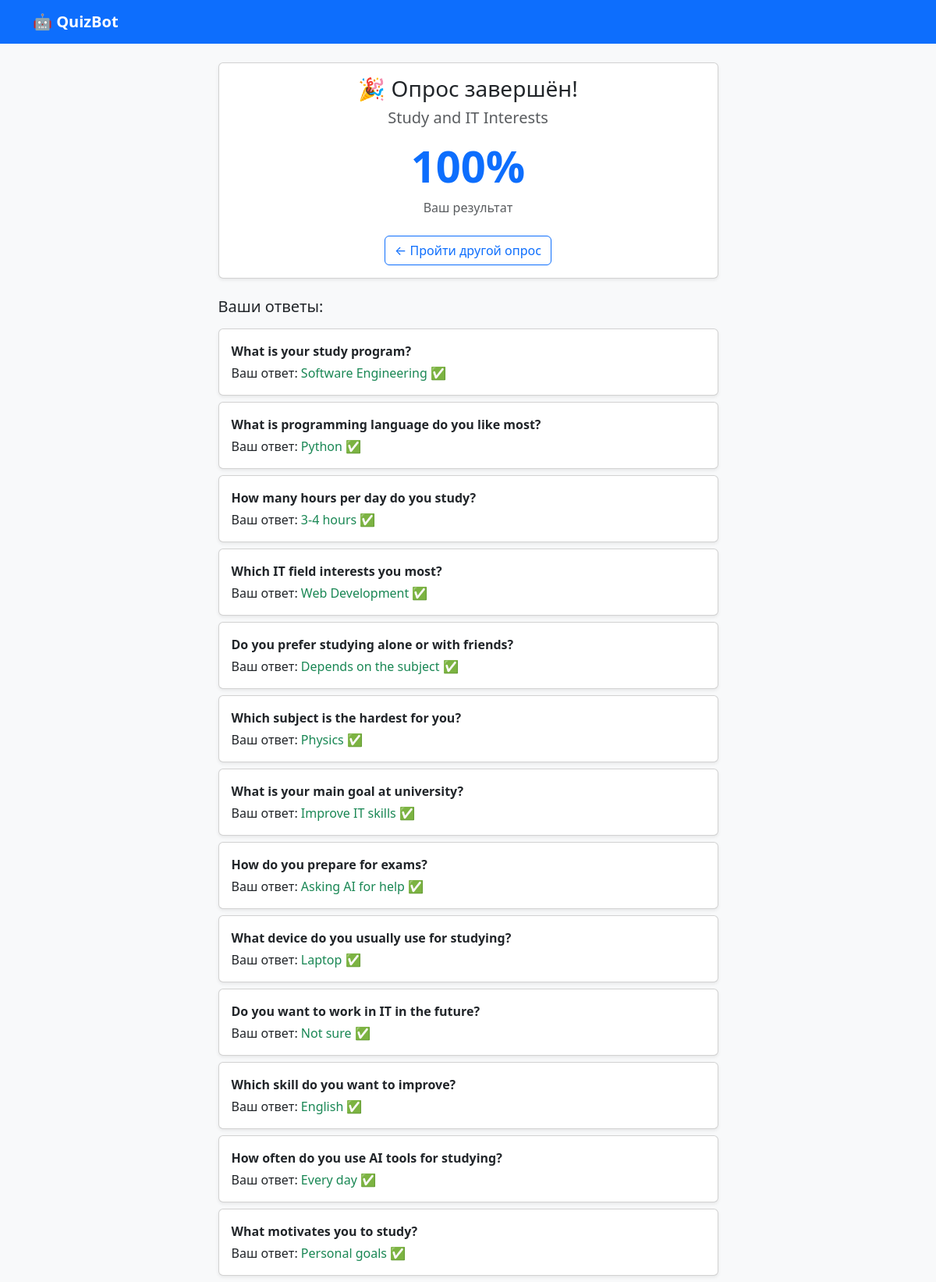
/results/3/, run on the app's committed database.
### surveys/models.py (models this page shows, shortened)
class UserSession(models.Model):
    quiz = models.ForeignKey(Quiz, on_delete=models.CASCADE)
    started_at = models.DateTimeField(auto_now_add=True)
    finished_at = models.DateTimeField(null=True, blank=True)
    score = models.IntegerField(default=0)

class Quiz(models.Model):
    title = models.CharField(max_length=200)
    description = models.TextField(blank=True)
    created_at = models.DateTimeField(auto_now_add=True)
    is_active = models.BooleanField(default=True)

class UserResponse(models.Model):
    session = models.ForeignKey(UserSession, on_delete=models.CASCADE,
                                 related_name='responses')
    question = models.ForeignKey(Question, on_delete=models.CASCADE)
    selected_answer = models.ForeignKey(Answer, on_delete=models.CASCADE,
                                         null=True, blank=True)

class Question(models.Model):
    quiz = models.ForeignKey(Quiz, on_delete=models.CASCADE,
                             related_name='questions')
    text = models.TextField()
    order = models.PositiveIntegerField(default=0)
    class Meta:
        ordering = ['order']

class Answer(models.Model):
    question = models.ForeignKey(Question, on_delete=models.CASCADE,
                                  related_name='answers')
    text = models.CharField(max_length=300)
    is_correct = models.BooleanField(default=False)

### surveys/views.py (the view)
# urls.py: path('results/<int:session_id>/', views.quiz_results, name='quiz_results'),
def quiz_results(request, session_id):
    session = get_object_or_404(UserSession, id=session_id)
    responses = session.responses.select_related('question',
                                                   'selected_answer')
    return render(request, 'surveys/results.html', {
        'session': session,
        'responses': responses,
    })

### surveys/templates/surveys/results.html (shortened to what this page needs)
{% extends 'surveys/base.html' %}
{% block content %}
<div class="row justify-content-center">
    <div class="col-md-7">
        <div class="card shadow-sm mb-4">
            <div class="card-body text-center">
                <h3>🎉 Опрос завершён!</h3>
                <h5 class="text-muted">{{ session.quiz.title }}</h5>
                <div class="display-4 fw-bold text-primary mt-3">
                    {{ session.score }}%
                </div>
                <p class="text-muted mt-2">Ваш результат</p>
                <a href="{% url 'home' %}" class="btn btn-outline-primary mt-2">
                    ← Пройти другой опрос
                </a>
            </div>
        </div>
        <h5 class="mb-3">Ваши ответы:</h5>
        {% for response in responses %}
        <div class="card mb-2 shadow-sm">
            <div class="card-body">
                <p class="fw-bold mb-1">{{ response.question.text }}</p>
                {% if response.selected_answer %}
                    <p class="mb-0">
                        Ваш ответ:
                        <span class="{% if response.selected_answer.is_correct %}text-success{% else %}text-danger{% endif %}">
                            {{ response.selected_answer.text }}
                            {% if response.selected_answer.is_correct %}✅{% else %}❌{% endif %}
                        </span>
                    </p>
                {% endif %}
            </div>
        </div>
        {% endfor %}
    </div>
</div>
{% endblock %}

### data on the page
UserSession: quiz "Study and IT Interests", score "100"
UserResponse: question.text "What is your study program?", selected_answer.text "Software Engineering"
UserResponse: question.text "What is programming language do you like most?", selected_answer.text "Python"
UserResponse: question.text "How many hours per day do you study?", selected_answer.text "3-4 hours"
UserResponse: question.text "Which IT field interests you most?", selected_answer.text "Web Development"
UserResponse: question.text "Do you prefer studying alone or with friends?", selected_answer.text "Depends on the subject"
UserResponse: question.text "Which subject is the hardest for you?", selected_answer.text "Physics"
UserResponse: question.text "What is your main goal at university?", selected_answer.text "Improve IT skills"
UserResponse: question.text "How do you prepare for exams?", selected_answer.text "Asking AI for help"
UserResponse: question.text "What device do you usually use for studying?", selected_answer.text "Laptop"
UserResponse: question.text "Do you want to work in IT in the future?", selected_answer.text "Not sure"
UserResponse: question.text "Which skill do you want to improve?", selected_answer.text "English"
UserResponse: question.text "How often do you use AI tools for studying?", selected_answer.text "Every day"
UserResponse: question.text "What motivates you to study?", selected_answer.text "Personal goals"
